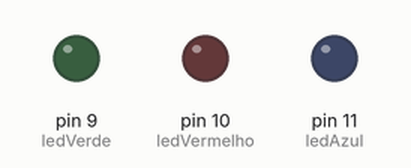
The sketch below on a simulated Arduino Uno, built with avr-gcc and run on an emulated ATmega328P. Shown: output pins drawn as LEDs (lit = HIGH).

Above: at 0.3 s.
At 1.5 s:
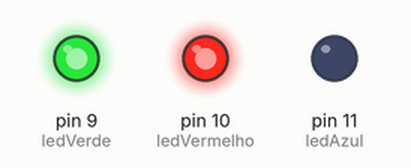
At 2.1 s:
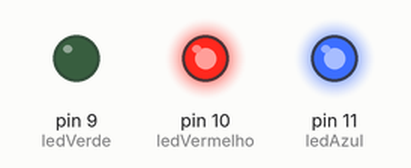
At 2.7 s:
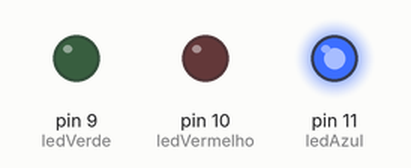
At 3.9 s:
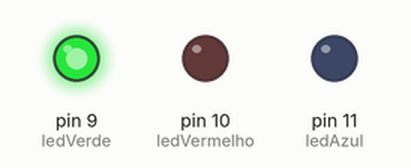
At 5.1 s:
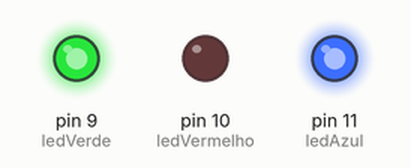
Timing chart, 0 to 5.5 s (numbered marks = the images above):
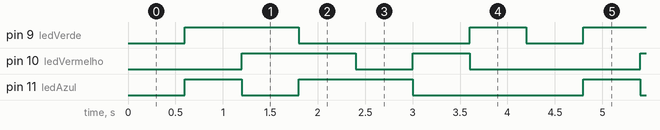

Measured:
- by itself, pin 9 (ledVerde): repeats every 4.2 s: LOW 1.8 s, HIGH 0.60 s, LOW 0.60 s, HIGH 1.2 s
- by itself, pin 10 (ledVermelho): repeats every 4.2 s: LOW 0.60 s, HIGH 0.60 s, LOW 1.8 s, HIGH 1.2 s
- by itself, pin 11 (ledAzul): repeats every 4.2 s: LOW 0.60 s, HIGH 1.2 s, LOW 1.8 s, HIGH 0.60 s

The sketch:

scaner.ino
```cpp
int ledAzul = 11;
int ledVermelho = 10;
int ledVerde = 9;
int tempo = 600;

void deligarLeds(int azul, int verm, int verd) {
    digitalWrite(azul, HIGH);
    digitalWrite(verm, HIGH);
    digitalWrite(verd, HIGH);


}

void setup()
{
    pinMode(ledAzul, OUTPUT);
    pinMode(ledVermelho, OUTPUT);
    pinMode(ledVerde, OUTPUT);
    deligarLeds(ledAzul, ledVermelho, ledVerde);

}

void loop()
{
    //branco
    digitalWrite(ledAzul, LOW);
    digitalWrite(ledVermelho, LOW);
    digitalWrite(ledVerde, LOW);

    delay(tempo);
    deligarLeds(ledAzul, ledVermelho, ledVerde);

    //vermelho
    digitalWrite(ledAzul, HIGH);
    digitalWrite(ledVermelho, LOW);
    digitalWrite(ledVerde, HIGH);

    delay(tempo);
    deligarLeds(ledAzul, ledVermelho, ledVerde);

    //AZUL
    digitalWrite(ledAzul, LOW);
    digitalWrite(ledVermelho, HIGH);
    digitalWrite(ledVerde, HIGH);

    delay(tempo);
    deligarLeds(ledAzul, ledVermelho, ledVerde);

    //VERDE
    digitalWrite(ledAzul, HIGH);
    digitalWrite(ledVermelho, HIGH);
    digitalWrite(ledVerde, LOW);

    delay(tempo);
    deligarLeds(ledAzul, ledVermelho, ledVerde);

    //AMARELO
    digitalWrite(ledAzul, HIGH);
    digitalWrite(ledVermelho, LOW);
    digitalWrite(ledVerde, LOW);

    delay(tempo);
    deligarLeds(ledAzul, ledVermelho, ledVerde);

    //AZUL  CLARO
    digitalWrite(ledAzul, LOW);
    digitalWrite(ledVermelho, HIGH);
    digitalWrite(ledVerde, LOW);

    delay(tempo);
    deligarLeds(ledAzul, ledVermelho, ledVerde);

    //ROSA
    digitalWrite(ledAzul, LOW);
    digitalWrite(ledVermelho, LOW);
    digitalWrite(ledVerde, HIGH);

    delay(tempo);
    deligarLeds(ledAzul, ledVermelho, ledVerde);

}
```
